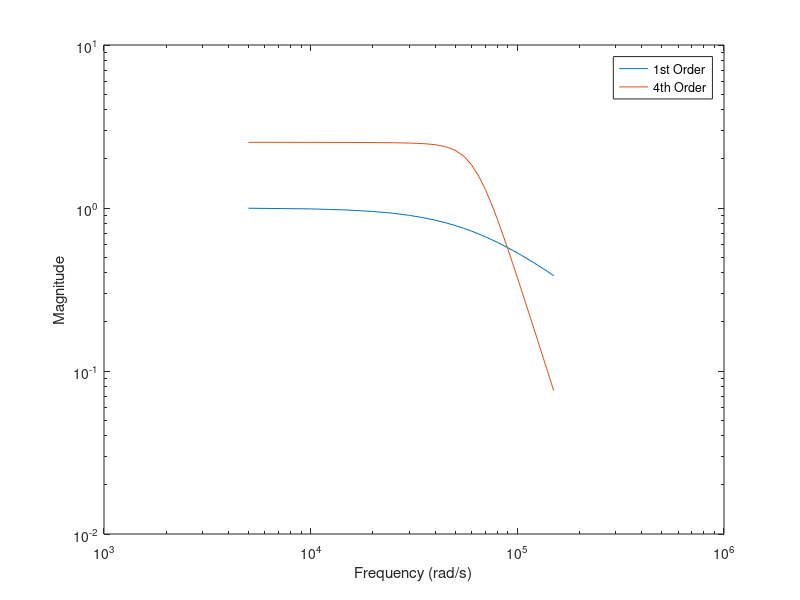

Here is the MATLAB script that generated this plot:
%{
We will use MATLAB simulation to see the response of our filter circuits.
For simulation, you will need the transfer functions of both filter
circuits. In both filters, R = 1.6k and C = 0.01uF. For the second filter
R1 = 10k, R2 = 12k, R3 = 10k, R4 = 1.5k, and C = 0.01uF. With the above
values for resistors and capacitors, the transfer functions will have the
folling form.......
    1st Filter:
                1
        H1 = ----------
              1+(RCs

    2nd Filter
                                2.2*1.15
        H2 = -------------------------------------------------
            (RC)^4*s^4 + 2.65(RC)^3s^3 + 3.48(RC)^2s^2 + 2.65RCs + 1
Construct a frequency array as follows....
w = [0:100:10000]

Construct the coefficient vectors as follows
b = [coefficients of numerator separated by comma]
a = [coefficients of denominator separated by comma

Use the MATLAB 'freqs' function to generate a frequnecy response of the
corresponding filter.
Plot the frequency response of both filters on a single graph using the
MATLAB function
Apply the above procedure for  both filters.
Note the frequency response you obtained from the MATLAB simulation that is
gain versus angular frequency in radian. You can also plot the gain vs Hz.
In that csase, you use f = omega/[2*pi]
%}

w=[0:5000:150000];%  this will be the frequnecy array
y=[0:0.5:3.5];
coeff_eq_numerator_one = [1];%for filter number one
coeff_eq_numerator_two = [2.53];%for filter number two
coeff_eq_denominator_one = [.000016 1];%for filter number one
coeff_eq_denominator_two = [6.5536*10^-20 1.08544*10^-14 8.9088*10^-10 4.24*10^-5 1];%for filter number two


%this returns the complex frequency response of the analog filter specified by the coefficient vectors b and a, evaluated at the angular frequencies w
h = freqs(coeff_eq_numerator_one,coeff_eq_denominator_one,w);
h_two = freqs(coeff_eq_numerator_two,coeff_eq_denominator_two,w);
magnitude_eq_one = abs(h);
magnitude_eq_two = abs(h_two);

%can't really use the plot() function since all of the vectors are off
figure;
loglog(w,magnitude_eq_one);
xlabel("Frequency (rad/s)");
ylabel("Magnitude");
hold on
loglog(w,magnitude_eq_two);
legend('1st Order','4th Order');
